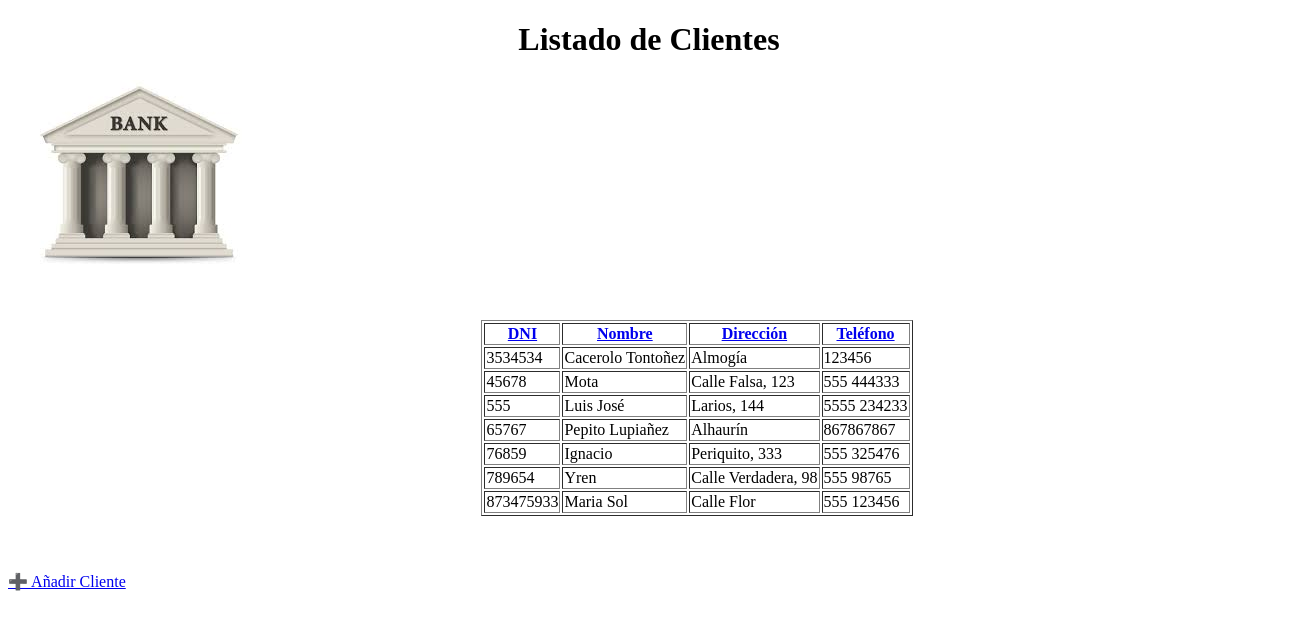
The app's page /?order=dni with its own data.
### tables this page shows
CREATE TABLE IF NOT EXISTS `cliente` (
  `dni` varchar(10) NOT NULL,
  `nombre` varchar(50) NOT NULL,
  `direccion` varchar(200) NOT NULL,
  `telefono` varchar(20) NOT NULL,
  PRIMARY KEY (`dni`)
);

### funciones.php (called while the page is built, shortened)
<?php
require_once "db.php";
function getClientes($orderBy = "nombre") {
    global $conn;
    $allowed = ["dni", "nombre", "direccion", "telefono"];
    $sql = "SELECT * FROM cliente ORDER BY $orderBy ASC";
    return $conn->query($sql);
}
?>

### index.php (the view, shortened to what this page needs)
<?php
require_once "funciones.php";
$order = isset($_GET['order']) ? $_GET['order'] : "nombre";
$clientes = getClientes($order);
?>
<!DOCTYPE html>
<html lang="es">
<head>
    <link rel="stylesheet" href="./css/style.css">
</head>
<body>
    <header>
        <h1>Listado de Clientes</h1>
        <img src="./img/banco.jpg" alt="foto banco">
    </header>
    <div id="principal">
        <table border="1">
            <tr>
                <th><a href="?order=dni">DNI</a></th>
                <th><a href="?order=nombre">Nombre</a></th>
                <th><a href="?order=direccion">Dirección</a></th>
                <th><a href="?order=telefono">Teléfono</a></th>
            </tr>
            <?php while ($row = $clientes->fetch_assoc()): ?>
            <tr>
                <td><?= htmlspecialchars($row['dni']) ?></td>
                <td><?= htmlspecialchars($row['nombre']) ?></td>
                <td><?= htmlspecialchars($row['direccion']) ?></td>
                <td><?= htmlspecialchars($row['telefono']) ?></td>
            </tr>
            <?php endwhile; ?>
        </table>
    </div>
     <p><a href="add.php">➕ Añadir Cliente</a></p>
</body>
</html>

### css/style.css (style rules this page uses)
h1 { text-align: center; }
#principal { padding: 40px; width: 100vw; display: flex; justify-content: center; }

### records on screen
cliente: dni "3534534", nombre "Cacerolo Tontoñez", direccion "Almogía", telefono "123456"
cliente: dni "45678", nombre "Mota", direccion "Calle Falsa, 123", telefono "555 444333"
cliente: dni "555", nombre "Luis José", direccion "Larios, 144", telefono "5555 234233"
cliente: dni "65767", nombre "Pepito Lupiañez", direccion "Alhaurín", telefono "867867867"
cliente: dni "76859", nombre "Ignacio", direccion "Periquito, 333", telefono "555 325476"
cliente: dni "789654", nombre "Yren", direccion "Calle Verdadera, 98", telefono "555 98765"
cliente: dni "873475933", nombre "Maria Sol", direccion "Calle Flor", telefono "555 123456"
